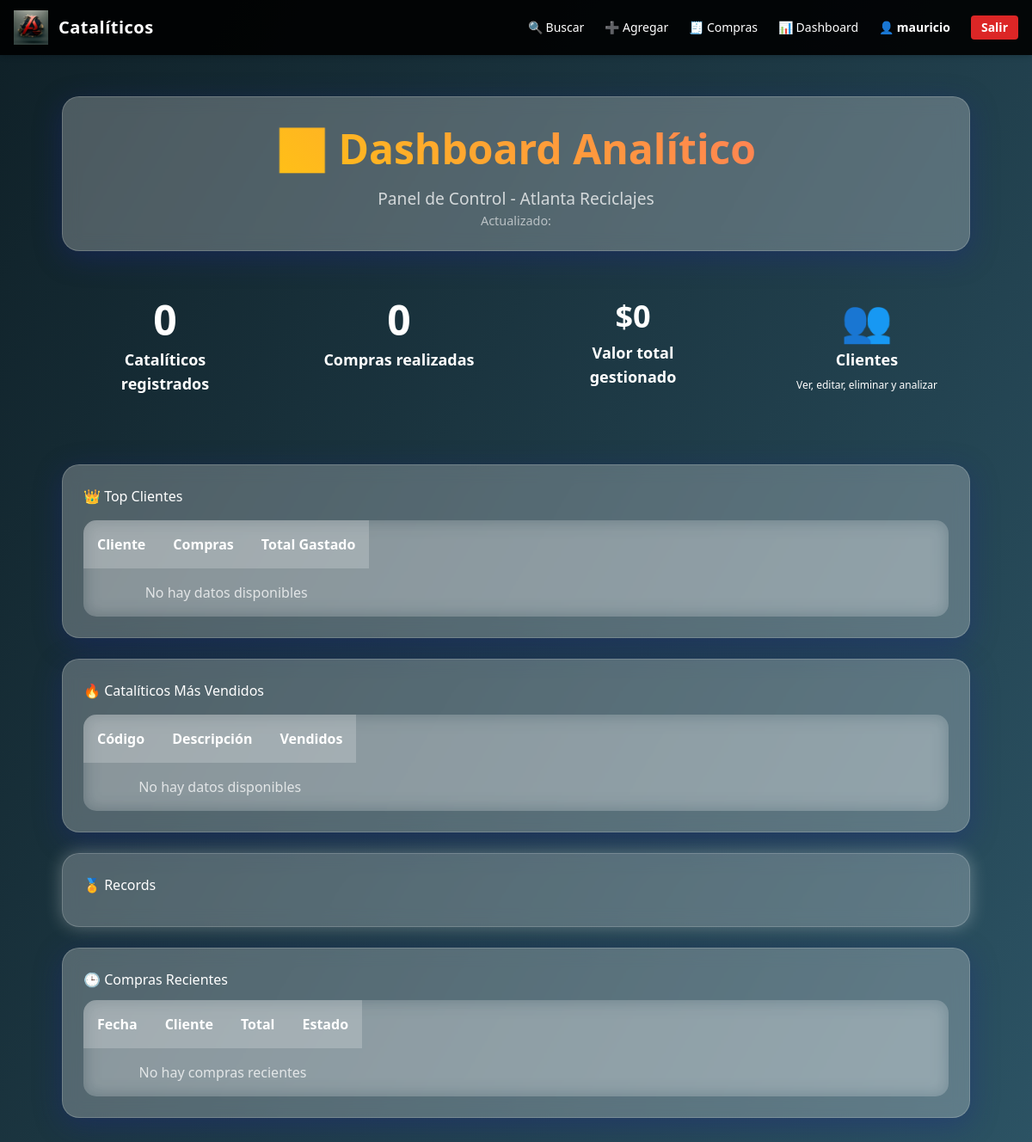
Before: /cataliticos/dashboard/ (signed in) with the older database file.
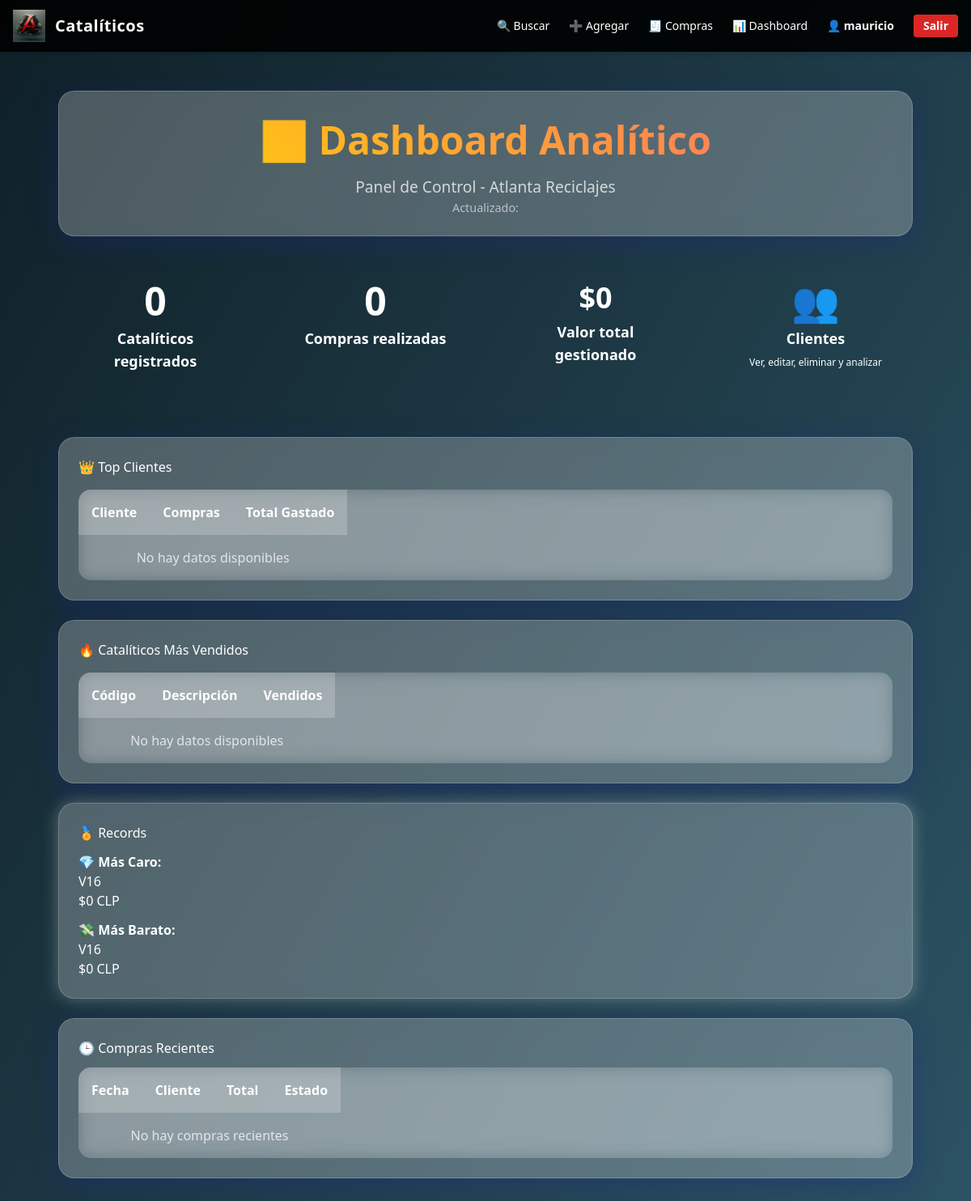
After: the same page with the newer database file.
### cataliticos/models.py (models this page shows, shortened)
class Catalitico(models.Model):
    codigo = models.CharField(max_length=100, unique=True)
    descripcion = models.TextField(blank=True, null=True)
    proveedor = models.ForeignKey('Proveedor', on_delete=models.SET_NULL, null=True, blank=True)
    fecha_compra = models.DateField(auto_now_add=True)
    valor_compra = models.DecimalField(max_digits=10, decimal_places=2, default=Decimal('0.00'))
    valor_venta = models.DecimalField(max_digits=10, decimal_places=2, null=True, blank=True)
    cantidad = models.PositiveIntegerField(default=1)
    vendido = models.BooleanField(default=False)
    imagen_principal = models.ImageField(upload_to='cataliticos/', null=True, blank=True)
    imagen2 = models.ImageField(upload_to='cataliticos/', null=True, blank=True)
    imagen3 = models.ImageField(upload_to='cataliticos/', null=True, blank=True)
    imagen4 = models.ImageField(upload_to='cataliticos/', null=True, blank=True)

### cataliticos/views.py (the view, shortened to what this page needs)
# urls.py: path('dashboard/', views.dashboard, name='dashboard'),
@login_required(login_url='cataliticos:employee_login')
def dashboard(request):
    from django.db.models import Sum, Avg, Max, Min, Count, Q
    from django.utils import timezone
    import json
    total_cataliticos = Catalitico.objects.count()
    total_clientes = Cliente.objects.count()
    total_compras = CompraCatalitico.objects.count()
    valor_total_inventario = Catalitico.objects.aggregate(total=Sum('valor_venta'))['total'] or 0
    valor_promedio_catalitico = Catalitico.objects.aggregate(avg=Avg('valor_venta'))['avg'] or 0
    dias, ventas, ingresos_diarios = [], [], []
    for i in range(7):
        dia = now().date() - timedelta(days=i)
        compras_dia = CompraCatalitico.objects.filter(fecha__date=dia)
        count = compras_dia.count()
        ingresos = sum([compra.total() for compra in compras_dia])
        dias.insert(0, dia.strftime('%d/%m'))
        ventas.insert(0, count)
        ingresos_diarios.insert(0, ingresos)
    top_clientes_compras = CompraCatalitico.objects.values('cliente_nombre').annotate(
        total_compras=Count('id'),
        total_gastado=Sum('detalles__cantidad') * Sum('detalles__precio_unitario')
    ).order_by('-total_compras')[:5]
    top_cataliticos = DetalleCatalitico.objects.values(
        'catalitico__codigo',
        'catalitico__descripcion'
    ).annotate(
        total_vendido=Sum('cantidad'),
        ingresos_generados=Sum('cantidad') * Sum('precio_unitario')
    ).order_by('-total_vendido')[:5]
    meses, ventas_mensuales, ingresos_mensuales = [], [], []
    for i in range(6):
        mes = now().date().replace(day=1) - timedelta(days=30*i)
        compras_mes = CompraCatalitico.objects.filter(
            fecha__year=mes.year,
            fecha__month=mes.month
        )
        ventas_mes = compras_mes.count()
        ingresos_mes = sum([compra.total() for compra in compras_mes])
        meses.insert(0, mes.strftime('%b %Y'))
        ventas_mensuales.insert(0, ventas_mes)
        ingresos_mensuales.insert(0, ingresos_mes)
    rangos_precios = {
        '0-10k': Catalitico.objects.filter(valor_venta__lt=10000).count(),
        '10k-25k': Catalitico.objects.filter(valor_venta__gte=10000, valor_venta__lt=25000).count(),
        '25k-50k': Catalitico.objects.filter(valor_venta__gte=25000, valor_venta__lt=50000).count(),
        '50k+': Catalitico.objects.filter(valor_venta__gte=50000).count(),
    }
    catalitico_mas_caro = Catalitico.objects.order_by('-valor_venta').first()
    catalitico_mas_barato = Catalitico.objects.order_by('valor_venta').first()
    compras_recientes = CompraCatalitico.objects.select_related().order_by('-fecha')[:5]
    top_clientes_gastos = []
    chart_data = {
        'ventas_diarias': {
            'labels': dias,
            'data': ventas,
            'ingresos': ingresos_diarios
        },
        'ventas_mensuales': {
            'labels': meses,
            'ventas': ventas_mensuales,
            'ingresos': ingresos_mensuales
        },
        'top_cataliticos': {
            'labels': [item['catalitico__codigo'] for item in top_cataliticos],
            'data': [item['total_vendido'] for item in top_cataliticos]
        },
        'rangos_precios': {
            'labels': list(rangos_precios.keys()),
            'data': list(rangos_precios.values())
        }
    }
    context = {
        'total_cataliticos': total_cataliticos,
        'total_clientes': total_clientes,
        'total_compras': total_compras,
        'valor_total_inventario': valor_total_inventario,
        'valor_promedio_catalitico': valor_promedio_catalitico,
        'dias': dias,
        'ventas': ventas,
        'total_ventas': sum(ventas),
        'ingresos_diarios': ingresos_diarios,
        'total_ingresos_semana': sum(ingresos_diarios),
        'top_clientes': top_clientes_gastos[:5],
        'top_cataliticos': top_cataliticos,
        'compras_recientes': compras_recientes,
        'catalitico_mas_caro': catalitico_mas_caro,
        'catalitico_mas_barato': catalitico_mas_barato,
        'chart_data_json': json.dumps(chart_data),
        'codigos': Catalitico.objects.all(),
    }
    return render(request, 'cataliticos/dashboard.html', context)

### cataliticos/templatetags/formato_moneda.py (called while the page is built)
@register.filter
def formato_pesos(value):
    if value is None:
        return "$0"
    try:
        valor_int = int(float(value))
        valor_formateado = f"{valor_int:,}".replace(",", ".")
        return f"${valor_formateado}"
    except (ValueError, TypeError):
        return "$0"

### cataliticos/templates/cataliticos/dashboard.html (shortened to what the changed rows need)
{% extends 'base.html' %}
{% load formato_moneda %}
{% load humanize %}
{% load static %}
{% block content %}
<div class="dashboard-container">
    <div class="glass-card fade-in">
        <div class="text-center">
            <h1 class="gradient-text" style="font-size: 3rem; margin-bottom: 0.5rem;">📊 Dashboard Analítico</h1>
        </div>
    </div>
    <div class="row">
        <div class="col-lg-6">
            <div class="glass-card fade-in">
                <div class="table-modern table-responsive">
                    <table class="table table-transparent">
                        <thead>
                            <tr>
                                <th>Cliente</th>
                                <th>Compras</th>
                                <th>Total Gastado</th>
                            </tr>
                        </thead>
                    </table>
                </div>
            </div>
        </div>
        <div class="col-lg-6">
            <div class="glass-card fade-in">
                <div class="table-modern table-responsive">
                    <table class="table table-transparent">
                        <thead>
                            <tr>
                                <th>Código</th>
                                <th>Descripción</th>
                                <th>Vendidos</th>
                            </tr>
                        </thead>
                    </table>
                </div>
            </div>
        </div>
    </div>
    <div class="row">
        <div class="col-lg-4">
            <div class="glass-card fade-in neon-glow">
                {% if catalitico_mas_caro %}
                <div class="mb-3">
                    <strong class="text-warning">💎 Más Caro:</strong><br>
                    <span class="text-white">{{ catalitico_mas_caro.codigo }}</span><br>
                    <span class="text-success">{{ catalitico_mas_caro.valor_actual|formato_pesos }} <span class="text-muted">CLP</span></span>
                </div>
                {% endif %}
                {% if catalitico_mas_barato %}
                <div>
                    <strong class="text-info">💸 Más Barato:</strong><br>
                    <span class="text-white">{{ catalitico_mas_barato.codigo }}</span><br>
                    <span class="text-success">{{ catalitico_mas_barato.valor_actual|formato_pesos }} <span class="text-muted">CLP</span></span>
                </div>
                {% endif %}
            </div>
        </div>
        <div class="col-lg-8">
            <div class="glass-card fade-in">
                <div class="table-modern table-responsive">
                    <table class="table table-transparent">
                        <thead>
                            <tr>
                                <th>Fecha</th>
                                <th>Cliente</th>
                                <th>Total</th>
                                <th>Estado</th>
                            </tr>
                        </thead>
                    </table>
                </div>
            </div>
        </div>
    </div>
</div>
{% endblock content %}

Changed rows visible on the page:
added Catalitico: codigo "V16"
Other visible differences:
{{ catalitico_mas_caro.valor_actual|formato_pesos }}: (not shown) → "$0"
{{ catalitico_mas_barato.valor_actual|formato_pesos }}: (not shown) → "$0"
text now shown: "💎 Más Caro: CLP 💸 Más Barato: CLP"
